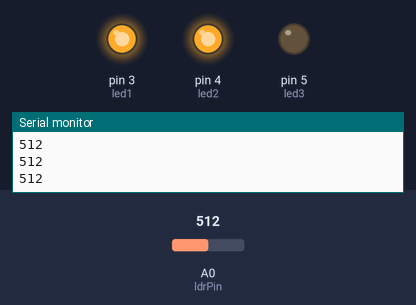
Simulated run of this sketch. Board: Arduino Uno, built with avr-gcc and run on an emulated ATmega328P. On the bench: output pins drawn as LEDs (lit = HIGH), the last lines printed to the serial monitor. The inputs (shaded band) are chosen by the test bench; at power-on: A0 (ldrPin) = 512.

Above: at 1.2 s.
1.3 s: A0 (ldrPin) set to 312
2.8 s: A0 (ldrPin) set to 281
At 3.6 s:
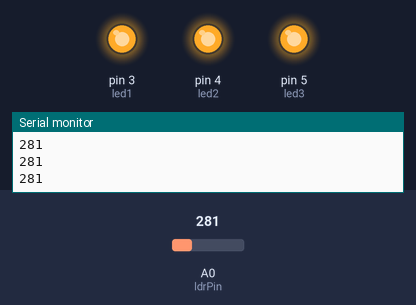
4.3 s: A0 (ldrPin) set to 810
At 4.9 s:
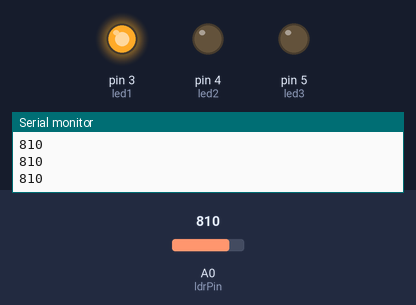
5.9 s: A0 (ldrPin) set to 787
At 7.2 s:
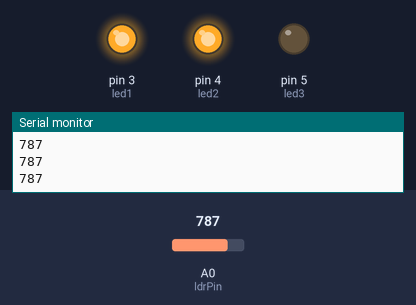
7.5 s: A0 (ldrPin) set to 900
At 8.7 s:
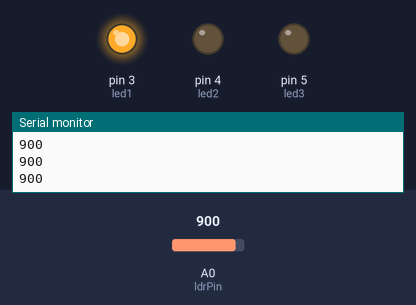
Timing chart, 0 to 10.1 s (numbered marks = the images above; inputs shaded):
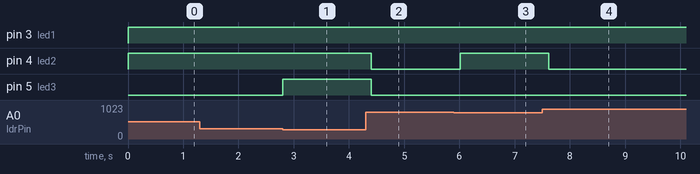

Measured:
- the behaviour switches between 300 and 299 on A0 (ldrPin) (found by bisection; images 0 and 1)
- the behaviour switches between 800 and 799 on A0 (ldrPin) (found by bisection; images 2 and 3)
- after the input at 2.8 s, pin 5 (led3): LOW → HIGH at once
- after the input at 4.3 s, pin 4 (led2), pin 5 (led3): HIGH → LOW after 0.11 s
- after the input at 5.9 s, pin 4 (led2): LOW → HIGH after 0.11 s
- after the input at 7.5 s, pin 4 (led2): HIGH → LOW after 0.11 s

The sketch:

ldrled.ino
```cpp
int ldrPin = A0;

int led1 = 3;
int led2 = 4;
int led3 = 5;

int ldrValue;

void setup() {
  pinMode(led1, OUTPUT);
  pinMode(led2, OUTPUT);
  pinMode(led3, OUTPUT);

  Serial.begin(9600);
}

void loop() {
  ldrValue = analogRead(ldrPin);
  Serial.println(ldrValue);

  // Dark
  if (ldrValue < 300) {
    digitalWrite(led1, HIGH);
    digitalWrite(led2, HIGH);
    digitalWrite(led3, HIGH);
  }
  // Medium light
  else if (ldrValue < 800) {
    digitalWrite(led1, HIGH);
    digitalWrite(led2, HIGH);
    digitalWrite(led3, LOW);
  }
  // Bright
  else {
    digitalWrite(led1, HIGH);
    digitalWrite(led2, LOW);
    digitalWrite(led3, LOW);
  }

  delay(200);
}
```
